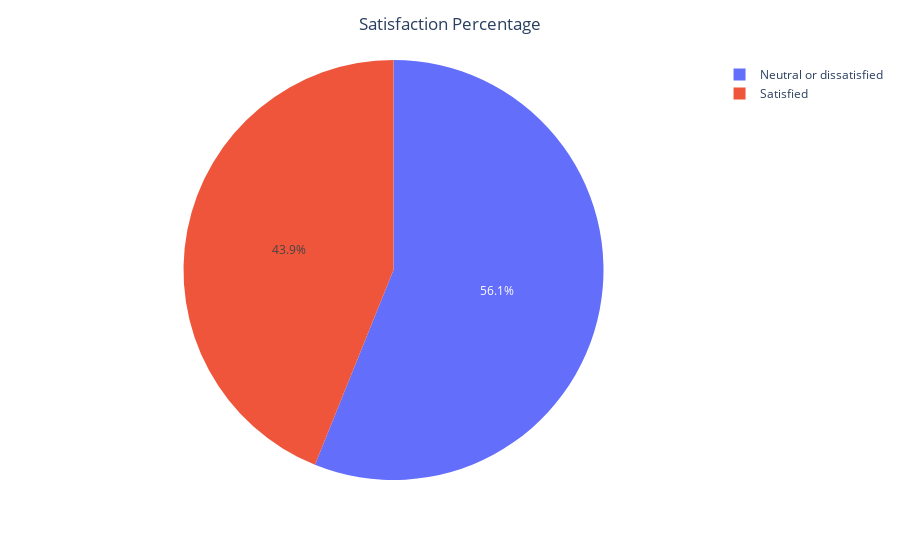

This figure's notebook cell:
### Code cell
#See totally (numbers and %) how many passengers are satisied and how many are not in the test dataset
print(dt_test.satisfaction.value_counts())

fig = px.pie(dt_test, values = dt_test.satisfaction.value_counts(), names=["Neutral or dissatisfied", "Satisfied"])
fig.update_layout(title_text='Satisfaction Percentage', title_x=0.5)

### Figure 1 — Plotly figure (JSON) as saved in the notebook; plotly's stock layout.template omitted (floating-point values rounded to 4 significant figures)
{"data": [{"domain": {"x": [0, 1], "y": [0, 1]}, "hovertemplate": "label=%{label}<br>value=%{value}<extra></extra>", "labels": ["Neutral or dissatisfied", "Satisfied"], "legendgroup": "", "name": "", "showlegend": true, "type": "pie", "values": [14573, 11403]}], "layout": {"legend": {"tracegroupgap": 0}, "margin": {"t": 60}, "title": {"text": "Satisfaction Percentage", "x": 0.5}}}
